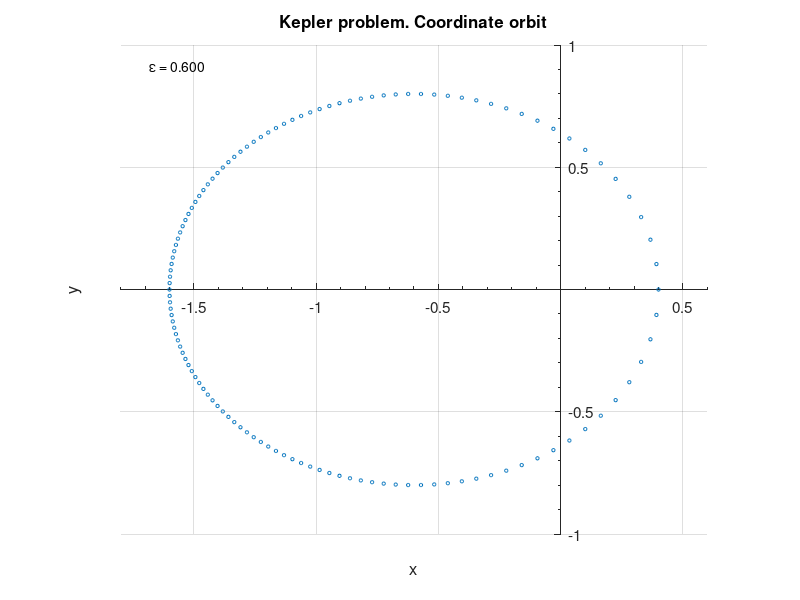
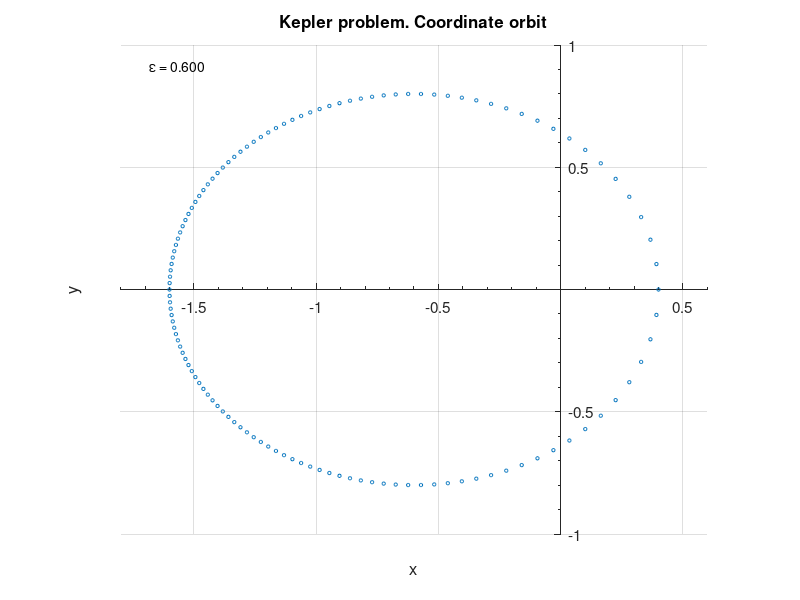
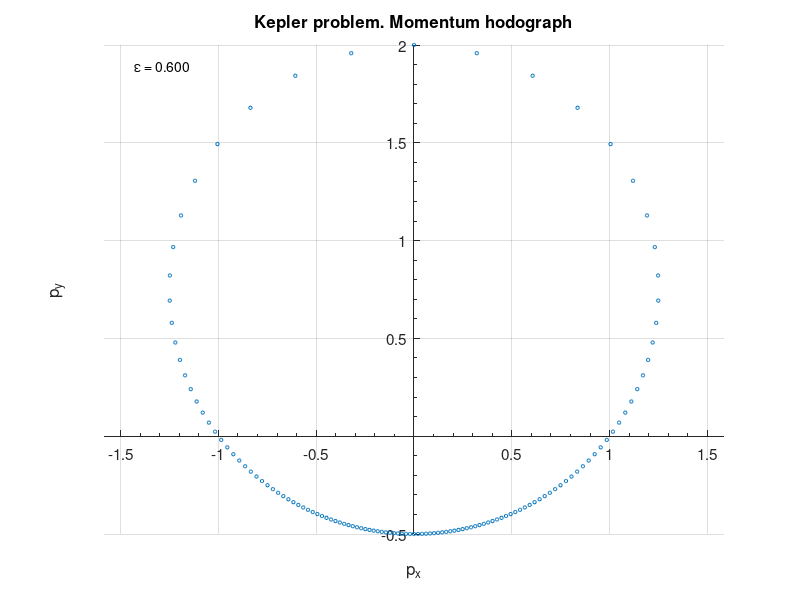
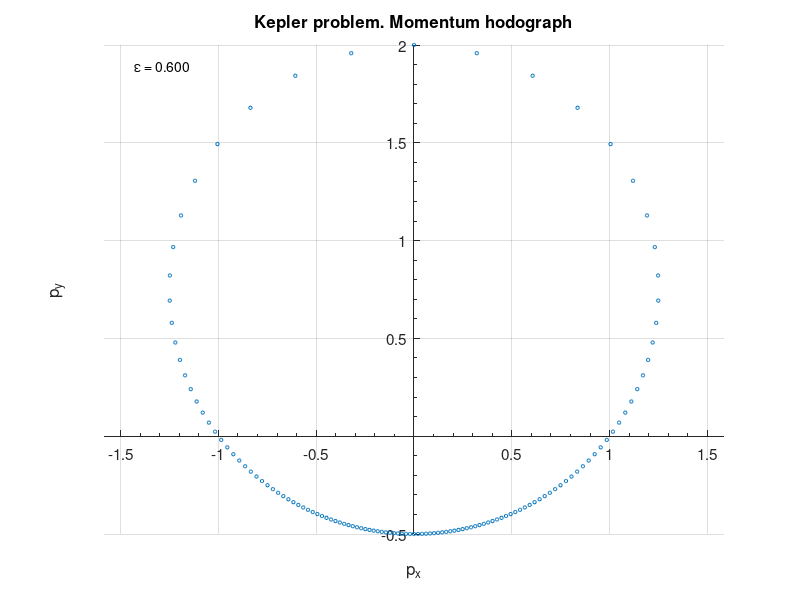

Write the MATLAB code that produced these figures, in order.
# Kepler problem. Exact solution

eps = 0.6
N = 120

function psi = kepler(phi, eps)
  EPSILON = 1.0e-13;
  t0 = 0;
  t1 = phi;
  while abs(t1 - t0) > EPSILON
    t0 = t1;
    t1 = phi + eps*sin(t0);
  endwhile
  psi = t1;
endfunction

function data = orbit(N, eps)
  T = 2*pi;
  for i = 1:N
    t_i = (i/N)*T;
    data(i).t = t_i;
    psi = kepler(t_i, eps);
    data(i).x1 = cos(psi) - eps;
    data(i).x2 = sqrt(1-eps^2)*sin(psi);
    data(i).p1 = -sin(psi)/(1 - eps*cos(psi));
    data(i).p2 = sqrt(1 - eps^2)*cos(psi)/(1 - eps*cos(psi));
  endfor
endfunction

function configuration_plot(data, eps)
  gap = 0.2;
  marker_size = 6;
  hf = figure();

  scatter([data.x1], [data.x2], marker_size);
  axis equal
  axis([-1 - eps - gap, 1 - eps + gap, -sqrt(1 - eps^2) - gap, sqrt(1 - eps^2) + gap])
  set(gca, 'fontsize', 11);
  set(gca, 'xaxislocation', 'origin');
  set(gca, 'yaxislocation', 'origin');
  set(gca, 'xminortick', 'on');
  set(gca, 'yminortick', 'on');
  grid on
  title "Kepler problem. Coordinate orbit"
  xlabel "x"
  ylabel "y"

  glim = axis();
  text(
    glim(1) + 0.05*(glim(2) - glim(1)),
    glim(4) - 0.05*(glim(4) - glim(3)),
    sprintf("\\epsilon = %4.3f\n", eps)
  );

  print(hf, "orbit-exact.jpg", "-S960,720");
  print(hf, "orbit-exact.eps", "-S960,720");
endfunction

function radial_plot(data, eps)
  gap = 0.05;
  marker_size = 6;
  hf = figure();

  k = 1;
  for el = data
    sample(k).r = hypot(el.x1, el.x2);
    sample(k).p = (el.p1*el.x1 + el.x2*el.p2)/hypot(el.x1, el.x2);
    k++;
  endfor

  scatter([sample.r], [sample.p], marker_size);
  axis equal
  glim = axis();
  axis([1 - eps - gap, 1 + eps + gap, glim(3), glim(4)])
  set(gca, 'fontsize', 11);
  set(gca, 'xaxislocation', 'origin');
  set(gca, 'yaxislocation', 'origin');
  set(gca, 'xminortick', 'on');
  set(gca, 'yminortick', 'on');
  grid on
  title "Kepler problem. Radial section"
  xlabel "r"
  ylabel "\p_r"

  glim = axis();
  text(
    glim(2) - 0.15*(glim(2) - glim(1)),
    glim(4) - 0.05*(glim(4) - glim(3)),
    sprintf("\\epsilon = %4.3f\n", eps)
  );

  print(hf, "radial-exact.jpg", "-S960,720");
  print(hf, "radial-exact.eps", "-S960,720");
endfunction

function hodograph_plot(data, eps)
  marker_size = 6;
  hf = figure();

  scatter([data.p1], [data.p2], marker_size);
  axis equal
  set(gca, 'fontsize', 11);
  set(gca, 'xaxislocation', 'origin');
  set(gca, 'yaxislocation', 'origin');
  set(gca, 'xminortick', 'on');
  set(gca, 'yminortick', 'on');
  grid on
  title "Kepler problem. Momentum hodograph"
  xlabel "\p_x"
  ylabel "\p_y"

  glim = axis();
  text(
    glim(1) + 0.05*(glim(2) - glim(1)),
    glim(4) - 0.05*(glim(4) - glim(3)),
    sprintf("\\epsilon = %4.3f\n", eps)
  );

  print(hf, "hodograph-exact.jpg", "-S960,720");
  print(hf, "hodograph-exact.eps", "-S960,720");
endfunction

data = orbit(N, eps);

configuration_plot(data, eps);
hodograph_plot(data, eps);
radial_plot(data, eps);

